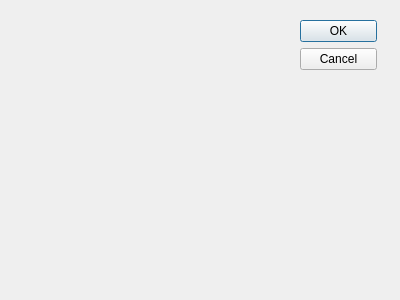
<ui version="4.0" >
 <author></author>
 <comment></comment>
 <exportmacro></exportmacro>
 <class>Dialog</class>
 <widget class="QDialog" name="Dialog" >
  <property name="geometry" >
   <rect>
    <x>0</x>
    <y>0</y>
    <width>400</width>
    <height>300</height>
   </rect>
  </property>
  <property name="windowTitle" >
   <string>Dialog</string>
  </property>
  <widget class="QWidget" name="layoutWidget" >
   <property name="geometry" >
    <rect>
     <x>300</x>
     <y>20</y>
     <width>77</width>
     <height>106</height>
    </rect>
   </property>
   <layout class="QVBoxLayout" >
    <property name="margin" >
     <number>0</number>
    </property>
    <property name="spacing" >
     <number>6</number>
    </property>
    <item>
     <widget class="QPushButton" name="okButton" >
      <property name="text" >
       <string>OK</string>
      </property>
     </widget>
    </item>
    <item>
     <widget class="QPushButton" name="cancelButton" >
      <property name="text" >
       <string>Cancel</string>
      </property>
     </widget>
    </item>
    <item>
     <spacer>
      <property name="orientation" >
       <enum>Qt::Vertical</enum>
      </property>
      <property name="sizeHint" >
       <size>
        <width>20</width>
        <height>40</height>
       </size>
      </property>
     </spacer>
    </item>
   </layout>
  </widget>
 </widget>
 <pixmapfunction></pixmapfunction>
 <resources/>
 <connections>
  <connection>
   <sender>okButton</sender>
   <signal>clicked()</signal>
   <receiver>Dialog</receiver>
   <slot>accept()</slot>
   <hints>
    <hint type="sourcelabel" >
     <x>351</x>
     <y>38</y>
    </hint>
    <hint type="destinationlabel" >
     <x>233</x>
     <y>29</y>
    </hint>
   </hints>
  </connection>
  <connection>
   <sender>cancelButton</sender>
   <signal>clicked()</signal>
   <receiver>Dialog</receiver>
   <slot>reject()</slot>
   <hints>
    <hint type="sourcelabel" >
     <x>330</x>
     <y>66</y>
    </hint>
    <hint type="destinationlabel" >
     <x>197</x>
     <y>125</y>
    </hint>
   </hints>
  </connection>
 </connections>
</ui>
